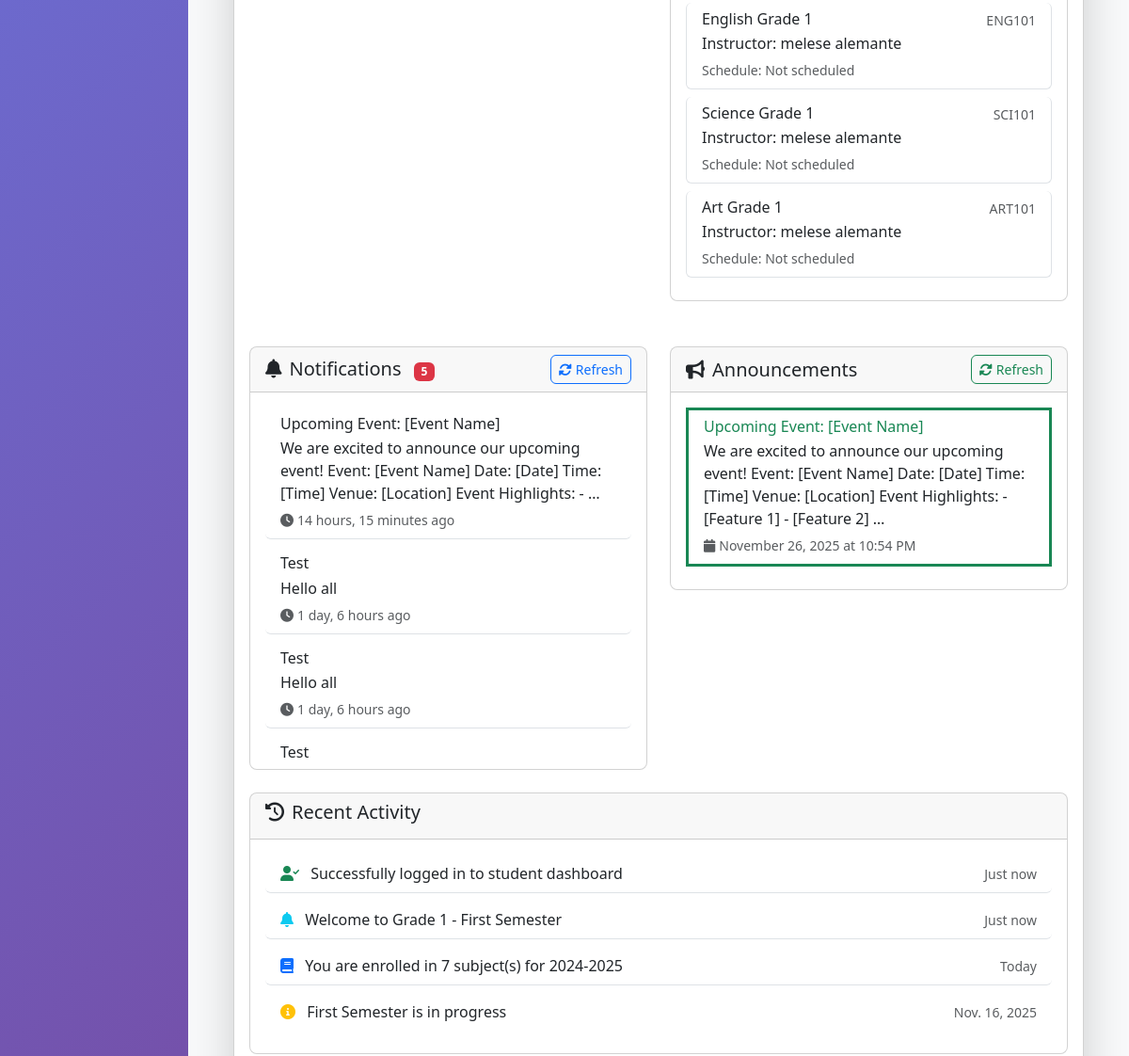
Page /students/dashboard/ (signed in, middle part) on the earlier database version.
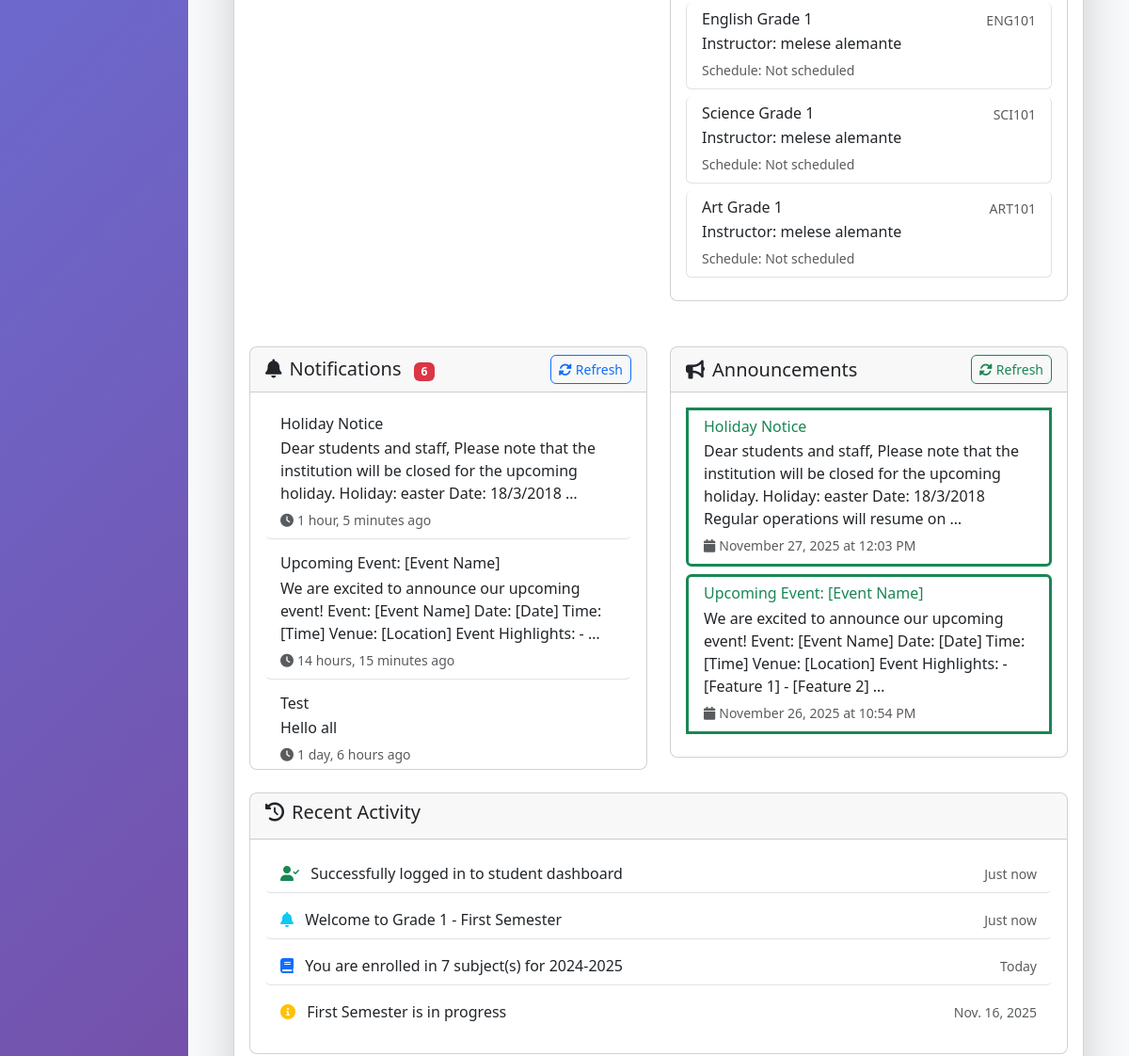
Same page on the later database version.
### subjects/models.py (models this page shows, shortened)
class Enrollment(models.Model):
    SEMESTER_CHOICES = [
        ('first', 'First Semester'),
        ('second', 'Second Semester'),
    ]
    STATUS_CHOICES = [
        ('pending', 'Pending Approval'),
        ('approved', 'Approved'),
        ('waitlisted', 'Waitlisted'),
        ('active', 'Active'),
        ('completed', 'Completed'),
        ('dropped', 'Dropped'),
        ('rejected', 'Rejected'),
    ]
    student = models.ForeignKey(
        User,
        on_delete=models.CASCADE,
        related_name='subject_enrollments',
        limit_choices_to={'role': 'student'}
    )
    subject = models.ForeignKey(
        Subject,
        on_delete=models.CASCADE,
        related_name='enrollments'
    )
    enrolled_date = models.DateField(default=timezone.now)
    academic_year = models.CharField(
        max_length=9,
        help_text="Format: YYYY-YYYY (e.g., 2024-2025)"
    )
    semester = models.CharField(
        max_length=10,
        choices=SEMESTER_CHOICES,
        default='first'
    )
    status = models.CharField(
        max_length=20,
        choices=STATUS_CHOICES,
        default='active'
    )
    final_grade = models.CharField(max_length=5, blank=True)
    result = models.CharField(max_length=50, blank=True, null=True, help_text='Result or remark for this enrollment')
    is_auto_assigned = models.BooleanField(default=False)
    class Meta:
        unique_together = ['student', 'subject', 'academic_year', 'semester']
        ordering = ['-enrolled_date']

class Subject(models.Model):
    GRADE_LEVEL_CHOICES = [
        (1, 'Grade 1'),
        (2, 'Grade 2'),
        (3, 'Grade 3'),
        (4, 'Grade 4'),
        (5, 'Grade 5'),
        (6, 'Grade 6'),
        (7, 'Grade 7'),
        (8, 'Grade 8'),
    ]
    SUBJECT_TYPES = [
        ('core', 'Core'),
        ('elective', 'Elective'),
        ('lab', 'Laboratory'),
    ]
    name = models.CharField(max_length=200)
    code = models.CharField(max_length=20, unique=True)
    description = models.TextField(blank=True)
    credit_hours = models.PositiveIntegerField(default=3, help_text="Credit hours for this subject")
    subject_type = models.CharField(max_length=20, choices=SUBJECT_TYPES, default='core')
    grade_level = models.IntegerField(
        choices=GRADE_LEVEL_CHOICES,
        help_text="Select the grade level for this subject"
    )
    day_of_week = models.CharField(max_length=3, choices=Teacher.DAYS_OF_WEEK, blank=True)
    start_time = models.TimeField(null=True, blank=True)
    end_time = models.TimeField(null=True, blank=True)
    room = models.CharField(max_length=50, blank=True)
    sessions_per_week = models.PositiveSmallIntegerField(default=3, help_text='Number of sessions per week')
    instructor = models.ForeignKey(
        Teacher,
        on_delete=models.SET_NULL,
        null=True,
        blank=True,
        related_name='subjects'
    )
    max_capacity = models.IntegerField(default=30)
    is_active = models.BooleanField(default=True)
    created_at = models.DateTimeField(auto_now_add=True)
    updated_at = models.DateTimeField(auto_now=True)
    @property
    def schedule_display(self):
        if self.day_of_week and self.start_time and self.end_time:
            day_name = dict(Teacher.DAYS_OF_WEEK).get(self.day_of_week, self.day_of_week)
            return f"{day_name} {self.start_time.strftime('%H:%M')} - {self.end_time.strftime('%H:%M')}"
        return "Not scheduled"
    class Meta:
        ordering = ['grade_level', 'code']

### notifications/models.py (models this page shows, shortened)
class Notification(models.Model):
    user = models.ForeignKey(User, on_delete=models.CASCADE)
    title = models.CharField(max_length=200)
    message = models.TextField()
    is_read = models.BooleanField(default=False)
    created_at = models.DateTimeField(auto_now_add=True)
    link = models.CharField(max_length=200, blank=True)

class Announcement(models.Model):
    title = models.CharField(max_length=200)
    content = models.TextField()
    created_by = models.ForeignKey(User, on_delete=models.CASCADE)
    created_at = models.DateTimeField(auto_now_add=True)
    is_active = models.BooleanField(default=True)
    target_roles = models.JSONField(default=list)  # List of roles that should see this

### users/decorators.py (the view)
        def wrapper(request, *args, **kwargs):
            if request.user.is_authenticated:
                if request.user.role in allowed_roles or request.user.is_superuser:
                    return view_func(request, *args, **kwargs)
            messages.error(request, "You don't have permission to access this page.")
            return redirect('dashboard')

### users/models.py (called while the page is built)
    def get_current_semester_display(self):
        return dict(self.SEMESTER_CHOICES).get(self.current_semester, 'Unknown')

### templates/students/student_dashboard.html (shortened to what the changed rows need)
{% extends 'base.html' %}
{% load static %}
{% block content %}
<div class="container-fluid py-4">
    <div class="row">
        <div class="col-12">
            <div class="card shadow-lg">
                <div class="card-body">
                    <div class="row">
                        <div class="col-lg-6">
                            <div class="card mb-4">
                                <div class="card-body">
                                    {% if enrolled_courses %}
                                        <div class="list-group">
                                            {% for subject in enrolled_courses %}
                                                <div class="list-group-item">
                                                    <div class="d-flex w-100 justify-content-between">
                                                        <h6 class="mb-1">{{ subject.name }}</h6>
                                                                <small class="text-muted">{{ subject.code }}
                                                                </small>
                                                    </div>
                                                    <p class="mb-1">Instructor: {{ subject.instructor|default:"TBA" }}</p>
                                                    <small class="text-muted">Schedule: {{ subject.schedule|default:"Not scheduled" }}</small>
                                                </div>
                                            {% endfor %}
                                        </div>
                                    {% else %}
                                        <div class="text-center py-4">
                                            <i class="fas fa-book fa-2x text-muted mb-3"></i>
                                            <p class="text-muted">You are not enrolled in any subjects yet.</p>
                                            <a href="{% url 'subject_registration' %}" class="btn btn-primary">Register for Subjects</a>
                                        </div>
                                    {% endif %}
                                </div>
                            </div>
                        </div>
                    </div>
                    <div class="row mt-4">
                        <div class="col-lg-6">
                            <div class="card">
                                <div class="card-header d-flex justify-content-between align-items-center">
                                    <h5 class="card-title mb-0">
                                        <i class="fas fa-bell me-2"></i>Notifications
                                        {% if unread_count > 0 %}
                                        <span class="badge bg-danger ms-2">{{ unread_count }}</span>
                                        {% endif %}
                                    </h5>
                                </div>
                                <div class="card-body" id="notificationsContainer" style="max-height: 400px; overflow-y: auto;">
                                    {% if unread_notifications %}
                                        <div class="list-group list-group-flush">
                                            {% for notif in unread_notifications %}
                                            <div class="list-group-item">
                                                <div class="d-flex w-100 justify-content-between">
                                                    <div>
                                                        <h6 class="mb-1">{{ notif.title|default:"Notification" }}</h6>
                                                        <p class="mb-1">{{ notif.message|truncatewords:20 }}</p>
                                                    </div>
                                                </div>
                                                <small class="text-muted">
                                                    <i class="fas fa-clock me-1"></i>{{ notif.created_at|timesince }} ago
                                                </small>
                                            </div>
                                            {% endfor %}
                                        </div>
                                    {% else %}
                                        <div class="text-center py-4">
                                            <i class="fas fa-bell-slash fa-2x text-muted mb-2"></i>
                                            <p class="text-muted mb-0">No new notifications</p>
                                        </div>
                                    {% endif %}
                                </div>
                            </div>
                        </div>
                        <div class="col-lg-6">
                            <div class="card">
                                <div class="card-body" id="announcementsContainer" style="max-height: 400px; overflow-y: auto;">
                                    {% if recent_announcements %}
                                        <div class="list-group list-group-flush">
                                            {% for ann in recent_announcements %}
                                            <div class="list-group-item border-start border-success border-3">
                                                <div class="d-flex w-100 justify-content-between">
                                                    <div>
                                                        <h6 class="mb-1 text-success">{{ ann.title }}</h6>
                                                        <p class="mb-1" style="white-space: pre-line;">{{ ann.content|truncatewords:25 }}</p>
                                                    </div>
                                                </div>
                                                <small class="text-muted">
                                                    <i class="fas fa-calendar me-1"></i>{{ ann.created_at|date:"F j, Y" }} at {{ ann.created_at|date:"g:i A" }}
                                                </small>
                                            </div>
                                            {% endfor %}
                                        </div>
                                    {% else %}
                                        <div class="text-center py-4">
                                            <i class="fas fa-bullhorn fa-2x text-muted mb-2"></i>
                                            <p class="text-muted mb-0">No announcements at the moment</p>
                                        </div>
                                    {% endif %}
                                </div>
                            </div>
                        </div>
                    </div>
                </div>
            </div>
        </div>
    </div>
</div>
{% endblock %}

Differences in the rows shown:
no longer on this page (row unchanged): Notification: title "Test", message "Hello all", created_at "1 day, 6 hours"
no longer on this page (row unchanged): Notification: title "Test"
added Notification: title "Holiday Notice", message "Dear students and staff, Please note that the institution will be closed for the upcoming holiday. Holiday: easter Date: 18/3/2018 …", created_at "1 hour, 5 minutes"
added Announcement: title "Holiday Notice", content "Dear students and staff, Please note that the institution will be closed for the upcoming holiday. Holiday: easter Date: 18/3/2018 Regular operations will resume on …", created_at "November 27, 2025", created_at "12:03 PM"
Other differences:
{{ unread_count }}: "5" → "6"
